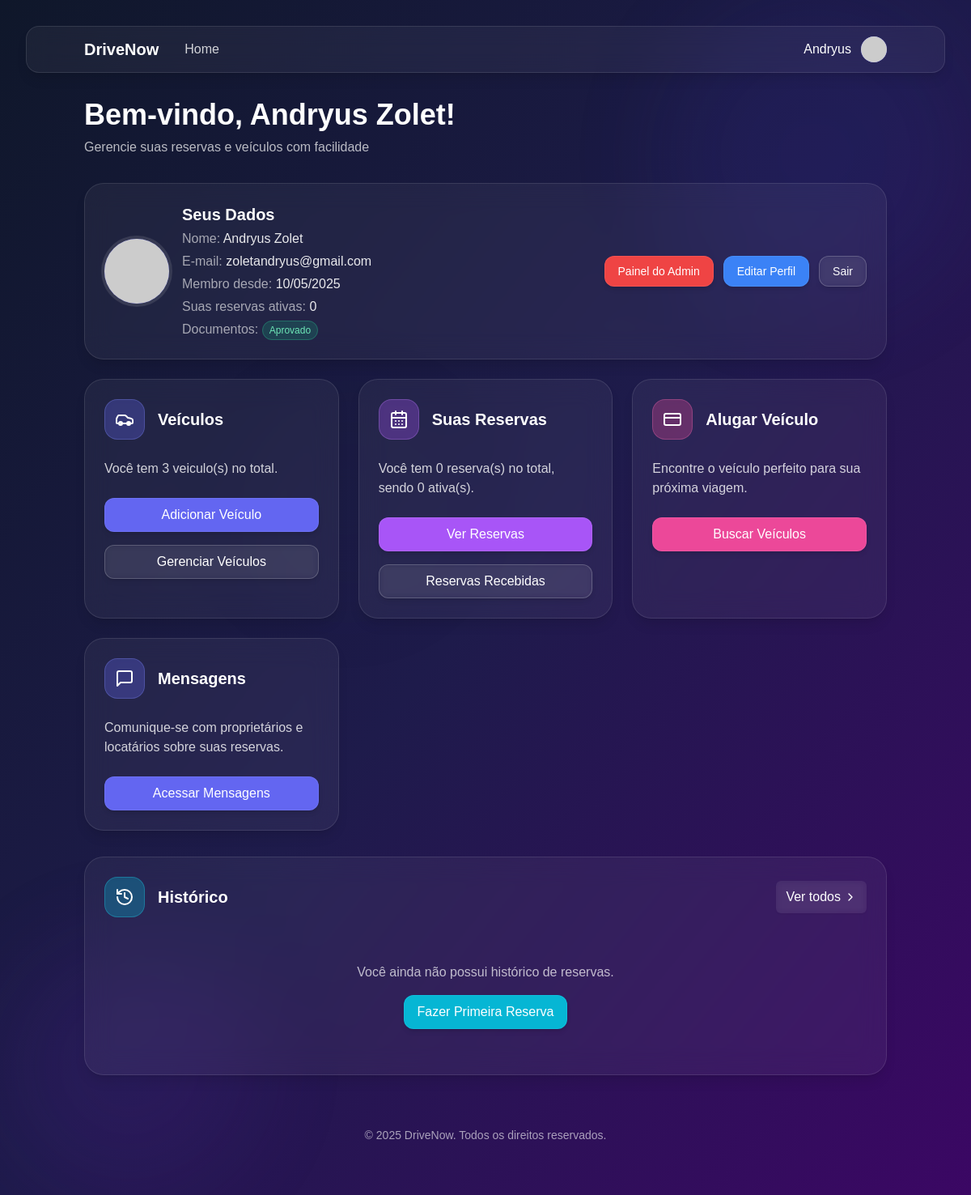
Page /drivenow/vboard.php (signed in) on the committed database.
### tables this page shows
CREATE TABLE `conta_usuario` (
  `id` int(11) NOT NULL AUTO_INCREMENT,
  `is_admin` tinyint(1) NOT NULL DEFAULT 0,
  `primeiro_nome` varchar(50) DEFAULT NULL,
  `segundo_nome` varchar(50) DEFAULT NULL,
  `telefone` varchar(20) DEFAULT NULL,
  `e_mail` varchar(100) DEFAULT NULL,
  `senha` varchar(255) DEFAULT NULL,
  `data_de_entrada` date DEFAULT NULL,
  `foto_perfil` varchar(255) DEFAULT NULL,
  `cpf` varchar(14) DEFAULT NULL COMMENT 'CPF do usuário',
  `foto_cnh_frente` varchar(255) DEFAULT NULL COMMENT 'Caminho para foto da CNH (frente)',
  `foto_cnh_verso` varchar(255) DEFAULT NULL COMMENT 'Caminho para foto da CNH (verso)',
  `status_docs` enum('pendente','verificando','aprovado','rejeitado') NOT NULL DEFAULT 'pendente' COMMENT 'Status da verificação dos documentos',
  `data_verificacao` datetime DEFAULT NULL COMMENT 'Data da última verificação',
  `admin_verificacao` int(11) DEFAULT NULL COMMENT 'ID do admin que verificou os documentos',
  `tem_cnh` tinyint(1) NOT NULL DEFAULT 0 COMMENT 'Se o usuário possui CNH',
  `cadastro_completo` tinyint(1) NOT NULL DEFAULT 0 COMMENT 'Se o usuário completou o cadastro com documentos',
  `observacoes_docs` text DEFAULT NULL COMMENT 'Observações da verificação',
  `mensagens_nao_lidas` int(11) NOT NULL DEFAULT 0,
  `media_avaliacao_proprietario` decimal(3,1) DEFAULT NULL,
  `total_avaliacoes_proprietario` int(11) DEFAULT 0,
  `media_avaliacao_locatario` decimal(3,1) DEFAULT NULL,
  `total_avaliacoes_locatario` int(11) DEFAULT 0,
  PRIMARY KEY (`id`),
  UNIQUE KEY `e_mail` (`e_mail`)
);

### drivenow/vboard.php (shortened to what the rows shown need)
<?php
require_once 'includes/auth.php';
updateInfosUsuario();
$usuario = getUsuario();
global $pdo;
$stmt = $pdo->prepare("SELECT COUNT(*) FROM reserva
                      WHERE conta_usuario_id = ? AND reserva_data >= CURDATE() AND status = 'confirmada'");
$stmt->execute([$usuario['id']]);
$reservasAtivas = $stmt->fetchColumn();
?>
<!DOCTYPE html>
<html lang="pt-br">
<head>
    <script src="https://cdn.tailwindcss.com"></script>
</head>
<body class="min-h-screen bg-gradient-to-br from-slate-900 via-indigo-950 to-purple-950 text-white p-4 md:p-8 overflow-x-hidden">
    <header class="backdrop-blur-md bg-white/5 border subtle-border rounded-2xl mb-8 shadow-lg overflow-hidden">
        <div class="container mx-auto px-4 py-3">
            <div class="flex justify-between items-center">
                <div class="flex items-center">
                    <h1 class="text-xl font-bold text-white mr-8">DriveNow</h1>
                </div>
                <div class="flex items-center gap-3">
                    <span class="text-white hidden md:inline"><?= htmlspecialchars($usuario['primeiro_nome']) ?></span>
                    <div class="relative h-8 w-8 transition-transform hover:scale-110 rounded-full flex items-center justify-center bg-indigo-500 text-white overflow-hidden">
                        <?php if (isset($usuario['foto_perfil']) && !empty($usuario['foto_perfil'])): ?>
                            <img src="<?= htmlspecialchars($usuario['foto_perfil']) ?>" alt="Foto de Perfil" class="h-full w-full object-cover">
                        <?php else: ?>
                            <img src="https://api.dicebear.com/7.x/initials/svg?seed=<?= urlencode($usuario['primeiro_nome']) ?>&backgroundColor=818cf8&textColor=ffffff&fontSize=40" alt="Usuário" class="h-full w-full object-cover">
                        <?php endif; ?>
                    </div>
                </div>
            </div>
        </div>
    </header>
    <main class="container mx-auto">
        <div class="mb-8 text-center md:text-left px-4">
            <h2 class="text-3xl md:text-4xl font-bold text-white">
                Bem-vindo, <?= htmlspecialchars($usuario['primeiro_nome'] . ' ' . $usuario['segundo_nome']) ?>!
            </h2>
            <p class="text-white/70 mt-2 flex flex-wrap gap-3 items-center">
                Gerencie suas reservas e veículos com facilidade
            </p>
        </div>
        <div class="grid grid-cols-1 lg:grid-cols-3 gap-6 px-4">
            <div class="col-span-1 lg:col-span-3 backdrop-blur-lg bg-white/5 border subtle-border rounded-3xl p-6 shadow-lg transition-all hover:shadow-xl hover:bg-white/10">
                <div class="flex flex-col md:flex-row md:items-center md:justify-between">
                    <div class="flex flex-col md:flex-row md:items-center gap-4 mb-4 md:mb-0">
                        <div class="space-y-1">
                            <div class="grid gap-1">
                                <p class="text-white/90"><span class="text-white/60">Nome:</span> <?= htmlspecialchars($usuario['primeiro_nome'] . ' ' . $usuario['segundo_nome']) ?></p>
                                <p class="text-white/90"><span class="text-white/60">E-mail:</span> <?= htmlspecialchars($usuario['e_mail']) ?></p>
                                <p class="text-white/90"><span class="text-white/60">Membro desde:</span> <?= isset($usuario['data_de_entrada']) && $usuario['data_de_entrada'] ? date('d/m/Y', strtotime($usuario['data_de_entrada'])) : 'Data não disponível' ?></p>
                                <p class="text-white/90"><span class="text-white/60">Suas reservas ativas:</span> <?= $reservasAtivas ?></p>
                                <p class="text-white/90"><span class="text-white/60">Documentos:</span>
                                    <?php if ($usuario['status_docs'] === 'aprovado'): ?>
                                        <span class="px-2 py-1 text-xs rounded-full bg-emerald-500/20 text-emerald-300 border border-emerald-400/30">
                                        </span>
                                    <?php elseif ($usuario['status_docs'] === 'rejeitado'): ?>
                                        <span class="px-2 py-1 text-xs rounded-full bg-red-500/20 text-red-300 border border-red-400/30">
                                            Rejeitado
                                        </span>
                                    <?php elseif ($usuario['status_docs'] === 'pendente'): ?>
                                        <span class="px-2 py-1 text-xs rounded-full bg-amber-500/20 text-amber-300 border border-amber-400/30">
                                            Pendente
                                        </span>
                                    <?php else: ?>
                                        <span class="px-2 py-1 text-xs rounded-full bg-amber-500/20 text-amber-300 border border-amber-400/30">
                                            Não enviado
                                        </span>
                                    <?php endif; ?>
                                </p>
                            </div>
                        </div>
                    </div>
                </div>
            </div>
        </div>
    </main>
</body>
</html>

### rows in the picture
conta_usuario: primeiro_nome "Andryus", primeiro_nome+segundo_nome "Andryus Zolet", e_mail "zoletandryus@gmail.com", data_de_entrada "10/05/2025"

### other values in the picture
$reservasAtivas "0"
$totalVeiculos "3"
$minhasReservas "0"
